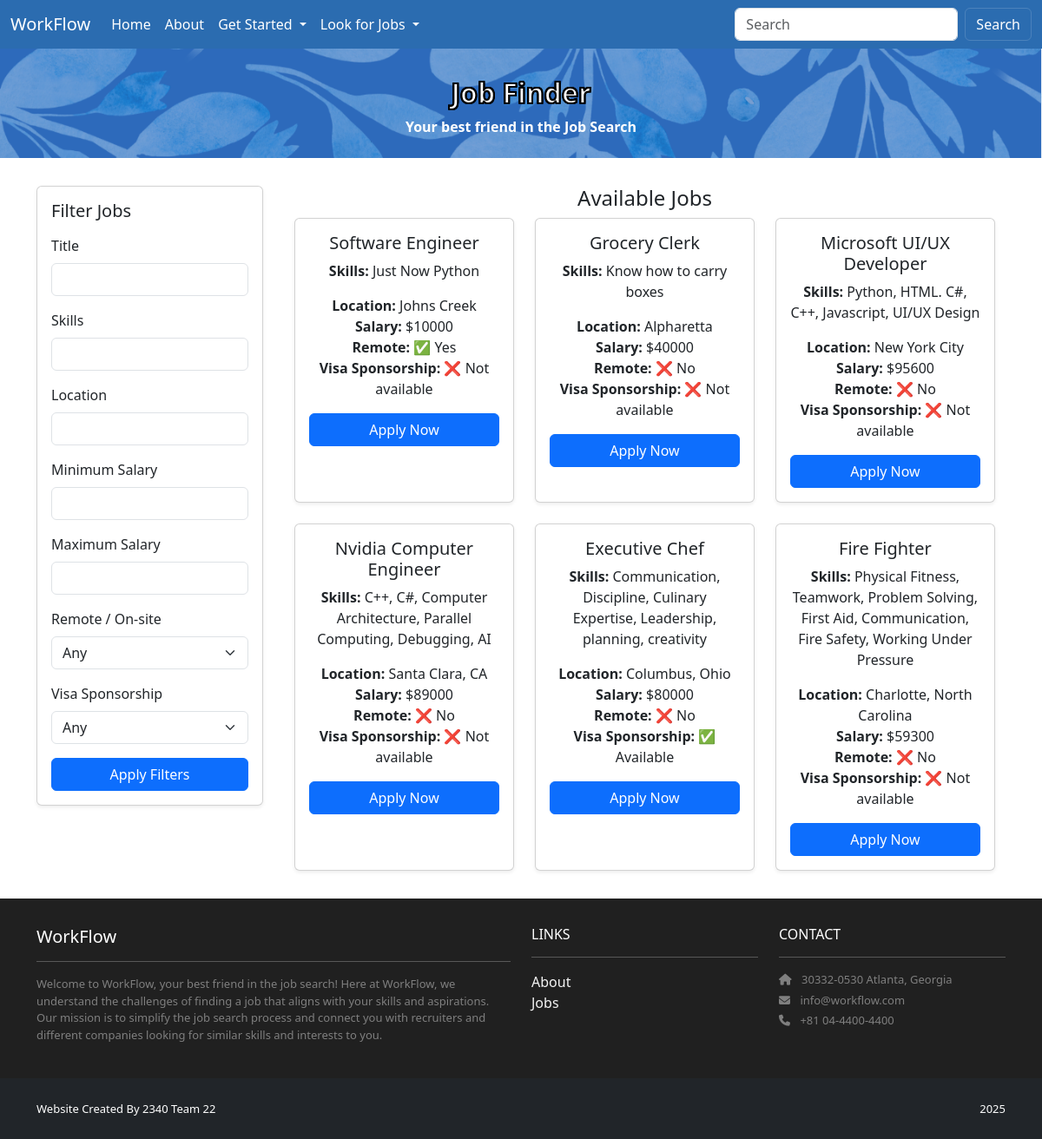
Screenshot of /jobs/ with the database file from the repository.
### home/models.py (models this page shows)
class Job(models.Model):
    title = models.CharField(max_length=200)
    skills = models.TextField()
    location = models.CharField(max_length=300)
    salary = models.IntegerField()
    is_remote = models.BooleanField(default=False)
    visa_sponsorship = models.BooleanField(default=False)

### jobs/views.py (the view)
# urls.py: path('', views.available_jobs, name='jobs.index'),
def available_jobs(request):
    template_data = {}
    template_data['title'] = 'Available Jobs'
    template_data['jobs'] = Job.objects.all()
    return render(request, 'jobs/index.html', {'template_data': template_data})

### jobs/templates/jobs/index.html
{% extends 'base.html' %}
{% block content %}
<header class="masthead bg-index text-center py-4">
  <div class="container d-flex align-items-center flex-column pt-2">
    <h2>Job Finder</h2>
    <p>Your best friend in the Job Search</p>
  </div>
</header>
<div class="p-3">
  <div class="container">
    <div class="row mt-3">
      {% include 'jobs/filter.html' %}
      <div class="col mx-auto text-center mb-3">
        <h4>Available Jobs</h4>
        {% load humanize %}
        <div class="container">
          <div class="row g-4">
            {% for job in template_data.jobs %}
              {% include 'home/job.html' with job=job %}
            {% empty %}
              <p class="text-muted">No jobs found.</p>
            {% endfor %}
          </div>
        </div>
      </div>
    </div>
  </div>
</div>
{% endblock content %}

### home/templates/home/job.html
<div class="col-md-6 col-lg-4">
  <div class="card h-100 shadow-sm">
    <div class="card-body">
      <h5 class="card-title">{{ job.title }}</h5>
      <p class="card-text">
        <strong>Skills:</strong> {{ job.skills|linebreaksbr }}
      </p>
      <ul class="list-unstyled mb-3">
        <li><strong>Location:</strong> {{ job.location }}</li>
        <li><strong>Salary:</strong> ${{ job.salary }}</li>
        <li>
          <strong>Remote:</strong>
          {% if job.is_remote %} ✅ Yes {% else %} ❌ No {% endif %}
        </li>
        <li>
          <strong>Visa Sponsorship:</strong>
          {% if job.visa_sponsorship %} ✅ Available {% else %} ❌ Not available {% endif %}
        </li>
      </ul>
        {% if user.is_authenticated %}
            <a href="{% url 'apply_to_job' job.id %}" class="btn btn-primary mt-auto w-100">Apply Now</a>
        {% else %}
              <a href="{% url 'accounts.login' %}?next={% url 'apply_to_job' job.id %}" class="btn btn-primary mt-auto w-100"> Apply Now</a>
        {% endif %}
    </div>
  </div>
</div>

### jobproject/static/style.css (style rules this page uses)
.bg-index { background: url("/static/img/homeBackground.png") no-repeat fixed; background-size: 100% auto; }
.masthead h2 { color: #fff !important; -webkit-text-stroke: 2px #000; text-shadow: 1px 1px 0 #000, -1px 1px 0 #000, 1px -1px 0 #000, -1px -1px 0 #000, 0 1px 0 #000, 1px 0 0 #000, 0 -1px 0 #000, -1px 0 0 #000; font-weight: 800; }
.masthead p { color: #fff !important; font-weight: 600; margin-bottom: 0; }

### jobproject/templates/base.html (style rules this page uses)
html, body { height: 100%; }
body { display: flex; flex-direction: column; min-height: 100vh; }

### rows the page displays
Job: title "Software Engineer", skills "Just Now Python", location "Johns Creek", salary "10000", is_remote "✅ Yes", visa_sponsorship "❌ Not available"
Job: title "Grocery Clerk", skills "Know how to carry boxes", location "Alpharetta", salary "40000", is_remote "❌ No", visa_sponsorship "❌ Not available"
Job: title "Microsoft UI/UX Developer", skills "Python, HTML. C#, C++, Javascript, UI/UX Design", location "New York City", salary "95600", is_remote "❌ No", visa_sponsorship "❌ Not available"
Job: title "Nvidia Computer Engineer", skills "C++, C#, Computer Architecture, Parallel Computing, Debugging, AI", location "Santa Clara, CA", salary "89000", is_remote "❌ No", visa_sponsorship "❌ Not available"
Job: title "Executive Chef", skills "Communication, Discipline, Culinary Expertise, Leadership, planning, creativity", location "Columbus, Ohio", salary "80000", is_remote "❌ No", visa_sponsorship "✅ Available"
Job: title "Fire Fighter", skills "Physical Fitness, Teamwork, Problem Solving, First Aid, Communication, Fire Safety, Working Under Pressure", location "Charlotte, North Carolina", salary "59300", is_remote "❌ No", visa_sponsorship "❌ Not available"
